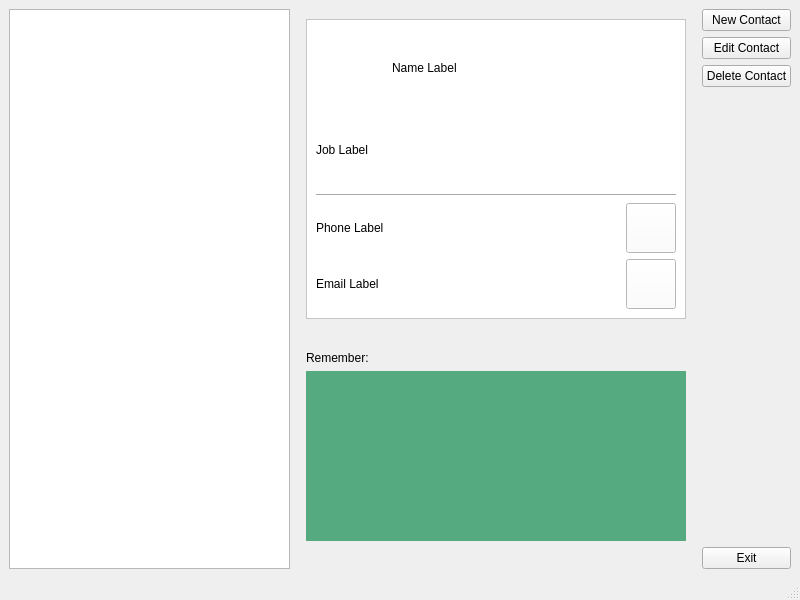
<?xml version="1.0" encoding="UTF-8"?>
<ui version="4.0">
 <class>Contacts</class>
 <widget class="QMainWindow" name="Contacts">
  <property name="geometry">
   <rect>
    <x>0</x>
    <y>0</y>
    <width>800</width>
    <height>600</height>
   </rect>
  </property>
  <property name="maximumSize">
   <size>
    <width>800</width>
    <height>600</height>
   </size>
  </property>
  <property name="windowTitle">
   <string>Contacts</string>
  </property>
  <property name="windowIcon">
   <iconset resource="resources.qrc">
    <normaloff>:/img/icon.png</normaloff>:/img/icon.png</iconset>
  </property>
  <property name="windowOpacity">
   <double>1.000000000000000</double>
  </property>
  <widget class="QWidget" name="centralwidget">
   <layout class="QGridLayout" name="gridLayout">
    <item row="0" column="3">
     <layout class="QVBoxLayout" name="verticalLayout">
      <item>
       <widget class="QPushButton" name="new_contact">
        <property name="text">
         <string>New Contact</string>
        </property>
       </widget>
      </item>
      <item>
       <widget class="QPushButton" name="edit_contact">
        <property name="text">
         <string>Edit Contact</string>
        </property>
       </widget>
      </item>
      <item>
       <widget class="QPushButton" name="delete_contact">
        <property name="text">
         <string>Delete Contact</string>
        </property>
       </widget>
      </item>
      <item>
       <spacer name="verticalSpacer">
        <property name="orientation">
         <enum>Qt::Vertical</enum>
        </property>
        <property name="sizeHint" stdset="0">
         <size>
          <width>30</width>
          <height>40</height>
         </size>
        </property>
       </spacer>
      </item>
      <item>
       <widget class="QPushButton" name="exit_app">
        <property name="text">
         <string>Exit</string>
        </property>
       </widget>
      </item>
     </layout>
    </item>
    <item row="0" column="1">
     <widget class="QListWidget" name="listWidget">
      <property name="styleSheet">
       <string notr="true">font: 75 12pt &quot;Segoe Print&quot;;</string>
      </property>
      <property name="sortingEnabled">
       <bool>true</bool>
      </property>
     </widget>
    </item>
    <item row="0" column="2">
     <widget class="QFrame" name="frame">
      <property name="minimumSize">
       <size>
        <width>400</width>
        <height>0</height>
       </size>
      </property>
      <property name="maximumSize">
       <size>
        <width>250</width>
        <height>16777215</height>
       </size>
      </property>
      <property name="styleSheet">
       <string notr="true">background-color: rgba(255, 255, 255, 0);</string>
      </property>
      <property name="frameShape">
       <enum>QFrame::StyledPanel</enum>
      </property>
      <property name="frameShadow">
       <enum>QFrame::Raised</enum>
      </property>
      <layout class="QVBoxLayout" name="verticalLayout_2">
       <item>
        <widget class="QFrame" name="frame_2">
         <property name="minimumSize">
          <size>
           <width>0</width>
           <height>300</height>
          </size>
         </property>
         <property name="styleSheet">
          <string notr="true">background-color: rgb(255, 255, 255);</string>
         </property>
         <property name="frameShape">
          <enum>QFrame::StyledPanel</enum>
         </property>
         <property name="frameShadow">
          <enum>QFrame::Raised</enum>
         </property>
         <layout class="QVBoxLayout" name="verticalLayout_3">
          <item>
           <layout class="QHBoxLayout" name="horizontalLayout">
            <item>
             <widget class="QLabel" name="label">
              <property name="minimumSize">
               <size>
                <width>70</width>
                <height>50</height>
               </size>
              </property>
              <property name="maximumSize">
               <size>
                <width>50</width>
                <height>50</height>
               </size>
              </property>
              <property name="text">
               <string/>
              </property>
              <property name="pixmap">
               <pixmap resource="resources.qrc">:/img/people_106508.png</pixmap>
              </property>
              <property name="scaledContents">
               <bool>true</bool>
              </property>
             </widget>
            </item>
            <item>
             <widget class="QLabel" name="name_show">
              <property name="styleSheet">
               <string notr="true">font: 75 14pt &quot;Segoe Print&quot;;</string>
              </property>
              <property name="text">
               <string>Name Label</string>
              </property>
             </widget>
            </item>
           </layout>
          </item>
          <item>
           <widget class="QLabel" name="job_show">
            <property name="styleSheet">
             <string notr="true">
font: italic 12pt &quot;Calibri&quot;;</string>
            </property>
            <property name="text">
             <string>Job Label</string>
            </property>
            <property name="wordWrap">
             <bool>true</bool>
            </property>
           </widget>
          </item>
          <item>
           <widget class="Line" name="line_2">
            <property name="orientation">
             <enum>Qt::Horizontal</enum>
            </property>
           </widget>
          </item>
          <item>
           <layout class="QHBoxLayout" name="horizontalLayout_2">
            <item>
             <widget class="QLabel" name="phone_show">
              <property name="styleSheet">
               <string notr="true">font: italic 12pt &quot;Calibri&quot;;</string>
              </property>
              <property name="text">
               <string>Phone Label</string>
              </property>
             </widget>
            </item>
            <item>
             <widget class="QPushButton" name="pushButton_2">
              <property name="maximumSize">
               <size>
                <width>50</width>
                <height>50</height>
               </size>
              </property>
              <property name="text">
               <string/>
              </property>
              <property name="icon">
               <iconset resource="resources.qrc">
                <normaloff>:/img/MetroUI-Other-Phone-Alt-icon.png</normaloff>:/img/MetroUI-Other-Phone-Alt-icon.png</iconset>
              </property>
              <property name="iconSize">
               <size>
                <width>50</width>
                <height>50</height>
               </size>
              </property>
             </widget>
            </item>
           </layout>
          </item>
          <item>
           <layout class="QHBoxLayout" name="horizontalLayout_3">
            <item>
             <widget class="QLabel" name="email_show">
              <property name="styleSheet">
               <string notr="true">font: italic 12pt &quot;Calibri&quot;;</string>
              </property>
              <property name="text">
               <string>Email Label</string>
              </property>
              <property name="wordWrap">
               <bool>true</bool>
              </property>
             </widget>
            </item>
            <item>
             <widget class="QPushButton" name="pushButton">
              <property name="maximumSize">
               <size>
                <width>50</width>
                <height>50</height>
               </size>
              </property>
              <property name="text">
               <string/>
              </property>
              <property name="icon">
               <iconset resource="resources.qrc">
                <normaloff>:/img/Communication-email-icon.png</normaloff>:/img/Communication-email-icon.png</iconset>
              </property>
              <property name="iconSize">
               <size>
                <width>50</width>
                <height>50</height>
               </size>
              </property>
             </widget>
            </item>
           </layout>
          </item>
         </layout>
        </widget>
       </item>
       <item>
        <widget class="Line" name="line">
         <property name="orientation">
          <enum>Qt::Horizontal</enum>
         </property>
        </widget>
       </item>
       <item>
        <spacer name="verticalSpacer_5">
         <property name="orientation">
          <enum>Qt::Vertical</enum>
         </property>
         <property name="sizeHint" stdset="0">
          <size>
           <width>20</width>
           <height>40</height>
          </size>
         </property>
        </spacer>
       </item>
       <item>
        <widget class="QLabel" name="label_2">
         <property name="styleSheet">
          <string notr="true">font: 75 14pt &quot;Calibri&quot;;</string>
         </property>
         <property name="text">
          <string>Remember:</string>
         </property>
        </widget>
       </item>
       <item>
        <widget class="QLabel" name="remember_show">
         <property name="minimumSize">
          <size>
           <width>0</width>
           <height>170</height>
          </size>
         </property>
         <property name="styleSheet">
          <string notr="true">font: 12pt &quot;Comic Sans MS&quot;;
background-color: rgb(85, 170, 127);
color: rgb(255, 255, 255);</string>
         </property>
         <property name="text">
          <string/>
         </property>
         <property name="wordWrap">
          <bool>true</bool>
         </property>
        </widget>
       </item>
       <item>
        <spacer name="verticalSpacer_6">
         <property name="orientation">
          <enum>Qt::Vertical</enum>
         </property>
         <property name="sizeHint" stdset="0">
          <size>
           <width>20</width>
           <height>40</height>
          </size>
         </property>
        </spacer>
       </item>
      </layout>
     </widget>
    </item>
   </layout>
  </widget>
  <widget class="QMenuBar" name="menubar">
   <property name="geometry">
    <rect>
     <x>0</x>
     <y>0</y>
     <width>800</width>
     <height>26</height>
    </rect>
   </property>
  </widget>
  <widget class="QStatusBar" name="statusbar"/>
 </widget>
 <resources>
  <include location="resources.qrc"/>
 </resources>
 <connections/>
</ui>
